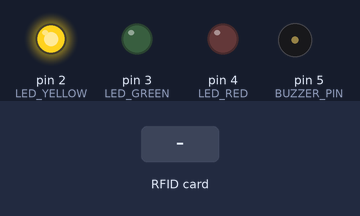
This sketch was run on a simulated Arduino Uno, built with avr-gcc and run on an emulated ATmega328P. On the bench: output pins drawn as LEDs (lit = HIGH), buzzer (waves = sounding, pin HIGH). Inputs (shaded band) come from the test bench. Pins used as bus, display or sensor lines are not drawn.

Above: at 1.2 s.
1.3 s: RFID card 43 12 D1 26 held to the reader
At 2.2 s:
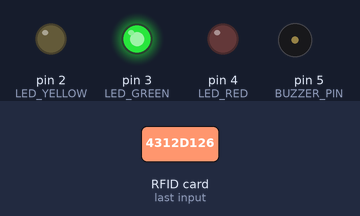
4.3 s: RFID card 5E 7A 19 C4 held to the reader
At 5.9 s:
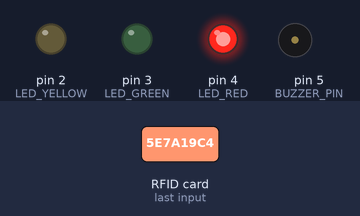
7.3 s: RFID card 11 22 33 44 held to the reader
At 7.7 s:
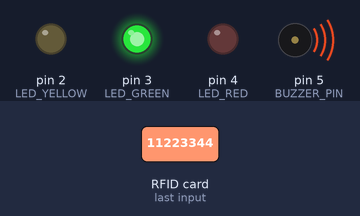
Timing chart, 0 to 10.8 s (numbered marks = the images above; inputs shaded):
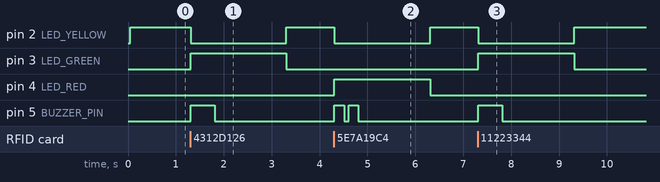

The sketch:

RFID.ino
```cpp
#include <SPI.h>
#include <MFRC522.h>

#define SS_PIN 10
#define RST_PIN 9
#define LED_GREEN  3
#define LED_RED 4
#define LED_YELLOW 2
#define BUZZER_PIN 5

const byte NUMBER_OF_CARDS = 2; // عدد البطاقات المسموح لها بالدخول
// جدول يحتوي على أرقام كل البطاقات المسموحة (يمكنك التعديل عليها بسهولة)
byte Allowed_UIDs[NUMBER_OF_CARDS][4] = {
  {0x43, 0x12, 0xD1, 0x26}, // أرقام البطاقة الأولى
  {0x11, 0x22, 0x33, 0x44}  // أرقام البطاقة الثانية
};

MFRC522 rfid(SS_PIN, RST_PIN); // إنشاء كائن للتحكم بالقارئ

void setup() {
  SPI.begin();          // تشغيل بروتوكول الاتصال SPI
  rfid.PCD_Init();      // تفعيل قطعة قارئ البطاقات

  pinMode(LED_YELLOW, OUTPUT);
  pinMode(LED_GREEN, OUTPUT);
  pinMode(LED_RED, OUTPUT);
  pinMode(BUZZER_PIN, OUTPUT);

  digitalWrite(LED_YELLOW, HIGH); // تشغيل الليد الأصفر فوراً ليدل على جاهزية النظام
}

void loop() {
  // التحقق مما إذا كانت هناك بطاقة جديدة ونجحت قراءتها، وإذا لم تنجح يتم إنهاء الدورة والبدء من جديد
  if ( ! rfid.PICC_IsNewCardPresent() || ! rfid.PICC_ReadCardSerial() ) return;

  bool isMatch = false; // متغير لحفظ النتيجة (نفترض أولاً عدم التطابق)

  // حلقة تمر على جميع البطاقات المسجلة فوق تلقائياً وتقارنها بالبطاقة الممسوحة حالياً
  for (byte c = 0; c < NUMBER_OF_CARDS; c++) {
    // دالة memcmp تقارن الـ 4 بايتات للبطاقة الممسوحة مع السطر [c] في الجدول دفعة واحدة
    if (memcmp(rfid.uid.uidByte, Allowed_UIDs[c], 4) == 0) {
      isMatch = true; // إذا نجحت المقارنة، تصبح النتيجة متطابقة
      break;          // الخروج من الحلقة فوراً لسرعة الأداء
    }
  }

  // [الحالة الأولى]: إذا تطابقت البطاقة الممسوحة مع أي بطاقة في الجدول
  if (isMatch) {
    digitalWrite(LED_YELLOW, LOW);
    digitalWrite(LED_GREEN, HIGH);
    digitalWrite(BUZZER_PIN, HIGH);
    delay(500);
    digitalWrite(BUZZER_PIN, LOW);
    delay(1500);
    digitalWrite(LED_YELLOW, HIGH);
    digitalWrite(LED_GREEN, LOW);
  }
  // [الحالة الثانية]: إذا لم تتطابق البطاقة مع أي من البطاقات المسجلة فوق
  else {
    digitalWrite(LED_YELLOW, LOW);   digitalWrite(LED_RED, HIGH);
    digitalWrite(BUZZER_PIN, HIGH);  delay(200);
    digitalWrite(BUZZER_PIN, LOW);   delay(100);
    digitalWrite(BUZZER_PIN, HIGH);  delay(200);
    digitalWrite(BUZZER_PIN, LOW);   delay(1500);
    digitalWrite(LED_YELLOW, HIGH);  digitalWrite(LED_RED, LOW);
  }

  rfid.PICC_HaltA();       // وضع البطاقة الحالية في السكون لتفادي تكرار قراءتها وهي ثابتة
  rfid.PCD_StopCrypto1();  // إيقاف التشفير لتهيئة القارئ لاستقبال عملية مسح جديدة
}
```

Measured:
- after the input at 1.3 s, pin 2 (LED_YELLOW): HIGH → LOW at once, → HIGH 2.0 s later; pin 3 (LED_GREEN): LOW → HIGH at once, → LOW 2.0 s later; pin 5 (BUZZER_PIN): LOW → HIGH at once, → LOW 0.50 s later
- after the input at 4.3 s, pin 2 (LED_YELLOW): HIGH → LOW at once, → HIGH 2.0 s later; pin 4 (LED_RED): LOW → HIGH at once, → LOW 2.0 s later; pin 5 (BUZZER_PIN): alternates HIGH for 0.20 s and LOW for 0.10 s, 4 changes in all, then stays LOW, starting at once
- after the input at 7.3 s, pin 2 (LED_YELLOW): HIGH → LOW at once, → HIGH 2.0 s later; pin 3 (LED_GREEN): LOW → HIGH at once, → LOW 2.0 s later; pin 5 (BUZZER_PIN): LOW → HIGH at once, → LOW 0.50 s later
